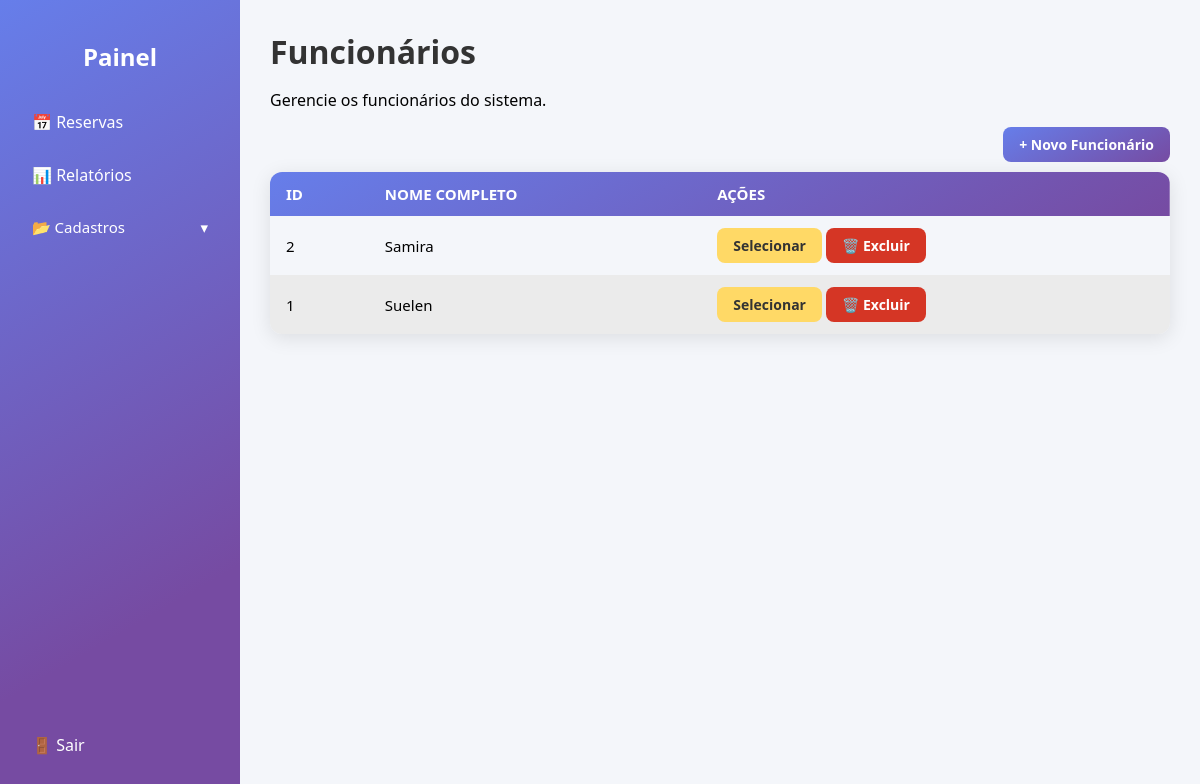
The page /funcionarios/index.php (signed in) on the database its author committed.
### tables this page shows
CREATE TABLE `funcionarios` (
  `id_funcionario` int(11) NOT NULL,
  `nome_completo` varchar(100) NOT NULL,
  `data_nascimento` date DEFAULT NULL,
  `telefone` varchar(20) DEFAULT NULL,
  `observacoes` text DEFAULT NULL,
  `ativo` tinyint(1) DEFAULT 1
);

### funcionarios/index.php (the view, shortened to what this page needs)
<?php
include '../includes/db.php';
include '../includes/header.php';
?>
<div class="painel-container">
    <?php include '../includes/sidebar.php'; ?>
    <main class="conteudo">
        <header class="painel-header">
            <h1>Funcionários</h1>
            <p>Gerencie os funcionários do sistema.</p>
        </header>
        <div class="area-crud">
            <a href="./create.php" class="btn btn-novo">+ Novo Funcionário</a>
            <?php
                $query = "SELECT * FROM funcionarios ORDER BY id_funcionario DESC";
                $result = $conn->query($query);
            ?>
            <div class="tabela-wrapper">
                <table class="tabela-crud">
                    <thead>
                        <tr>
                            <th>ID</th>
                            <th>Nome Completo</th>
                            <th>Ações</th>
                        </tr>
                    </thead>
                    <tbody>
                        <?php while ($row = $result->fetch_assoc()): ?>
                            <tr>
                                <td data-label="ID"><?= $row['id_funcionario'] ?></td>
                                <td data-label="Nome"><?= htmlspecialchars($row['nome_completo']) ?></td>
                                <td data-label="Ações">
                                    <a href="./edit.php?id=<?= $row['id_funcionario'] ?>" class="btn-editar">Selecionar</a>
                                    <a href="#" class="btn-excluir btnpopup" data-id="<?= $row['id_funcionario'] ?>">🗑️ Excluir</a>
                                </td>
                            </tr>
                        <?php endwhile; ?>
                    </tbody>
                </table>
            </div>
        </div>
    </main>
</div>
<?php
include '../includes/footer.php';
?>

### assets/css/painel.css (style rules this page uses)
body { font-family: "Segoe UI", Tahoma, Geneva, Verdana, sans-serif; background-color: #f4f6fa; margin: 0; display: flex; min-height: 100vh; overflow: hidden; }
.painel-container { display: flex; width: 100%; height: 100vh; overflow: hidden; }
.conteudo { flex: 1; overflow-y: auto; height: 100vh; padding: 30px; box-sizing: border-box; }
.painel-header { display: block; align-items: center; justify-content: space-between; gap: 10px; }
.painel-header h1 { margin: 0; color: #333; }
a, button { font-family: "Segoe UI", Tahoma, Geneva, Verdana, sans-serif; }

### assets/css/crud.css (style rules this page uses)
.tabela-crud { width: 100%; border-collapse: collapse; margin-top: 20px; background: #f4f6fa; border-radius: 12px; overflow: hidden; box-shadow: 0 4px 20px rgba(0, 0, 0, 0.1); }
.tabela-crud thead { background: linear-gradient(150deg, #667eea 0%, #764ba2 100%); color: white; }
.tabela-crud th, .tabela-crud td { text-align: left; padding: 12px 16px; font-size: 15px; }
.tabela-crud th { font-weight: 600; text-transform: uppercase; }
.tabela-crud tbody tr:nth-child(even) { background: #ebebeb; }
.tabela-crud td { vertical-align: middle; }
.tabela-crud td:nth-child(2), .tabela-crud td:nth-child(3) { max-width: 200px; overflow: hidden; text-overflow: ellipsis; }
.btn-editar, .btn-excluir, .btn-novo { display: inline-block; padding: 8px 16px; border-radius: 8px; font-size: 14px; font-weight: 600; text-decoration: none; transition: all 0.2s ease; cursor: pointer; }
.btn-editar { background: #ffd966; color: #333; }
.btn-excluir { background: #d53625; color: white; }
.btn-novo { background: linear-gradient(150deg, #667eea 0%, #764ba2 100%); color: white; margin-bottom: 10px; float: right; }

### rows shown on the page
funcionarios: id_funcionario "2", nome_completo "Samira"
funcionarios: id_funcionario "1", nome_completo "Suelen"
